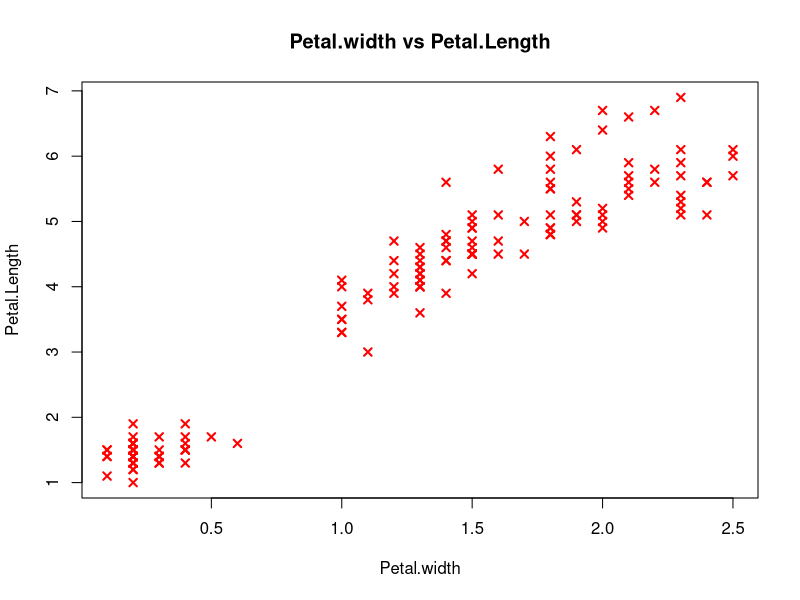
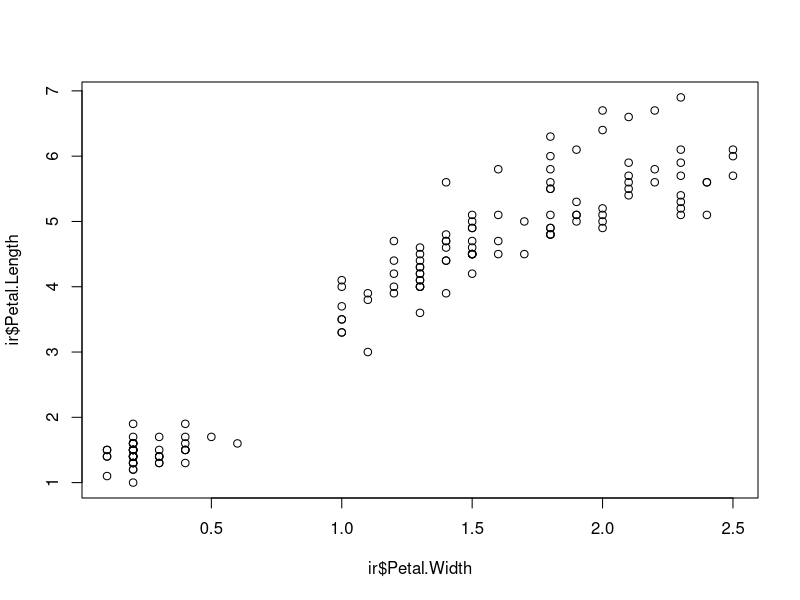
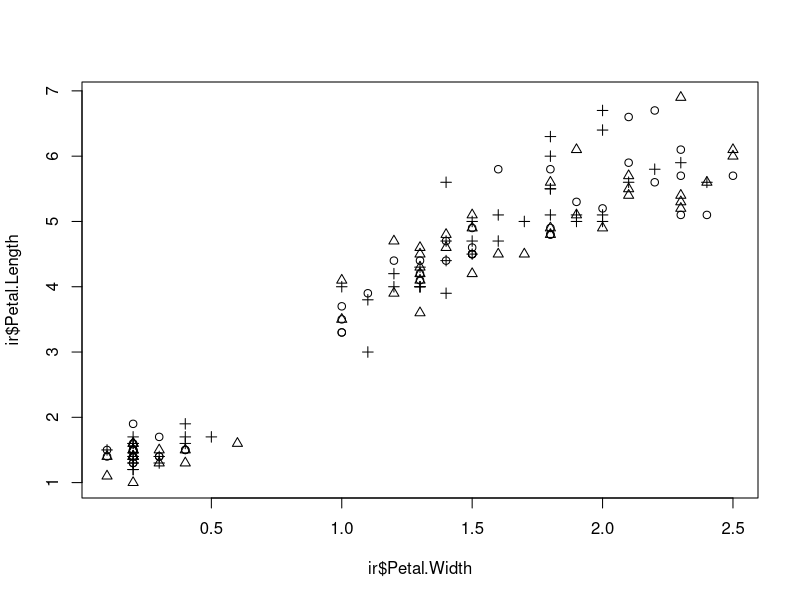
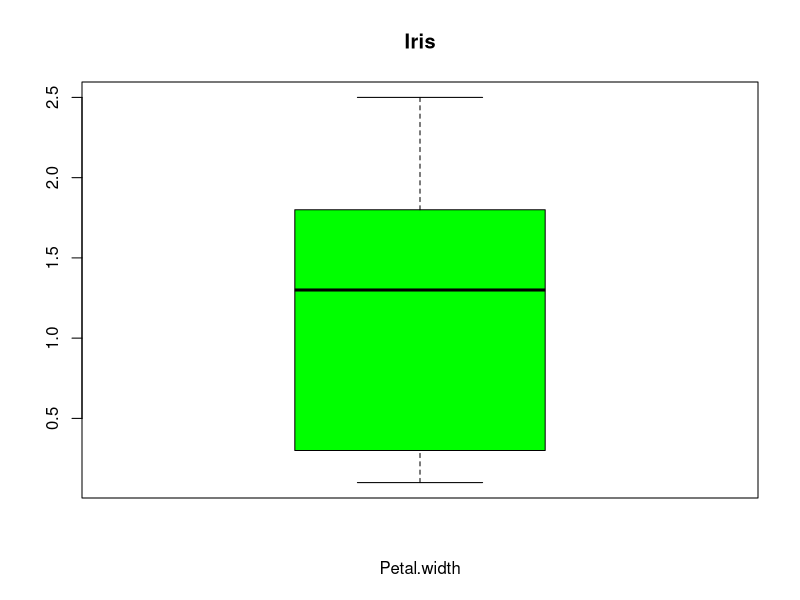
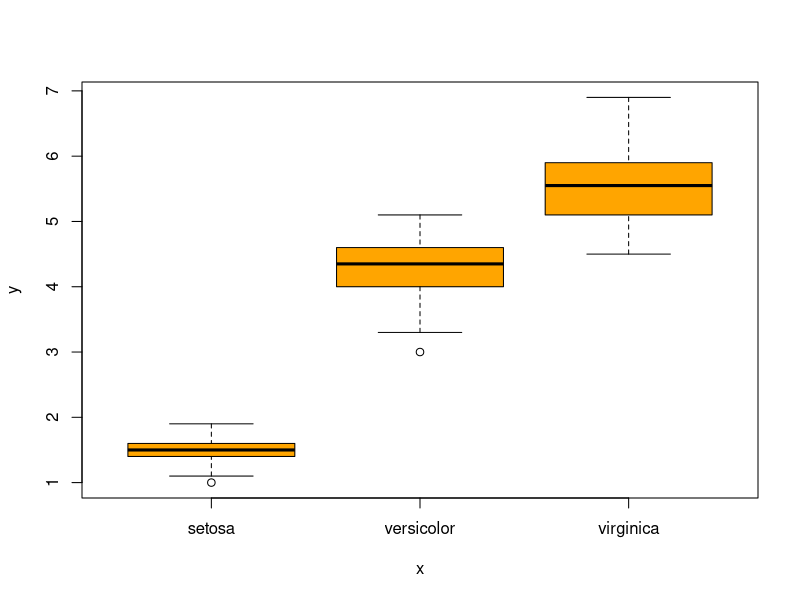
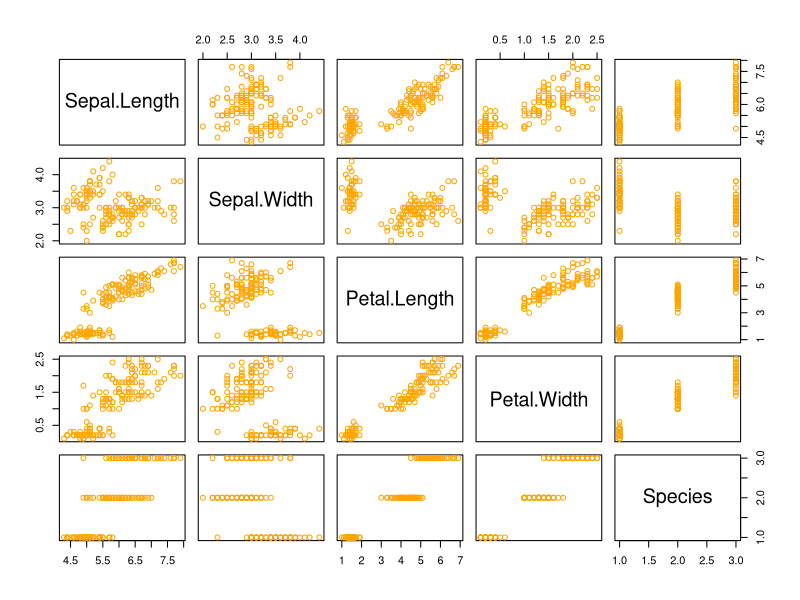
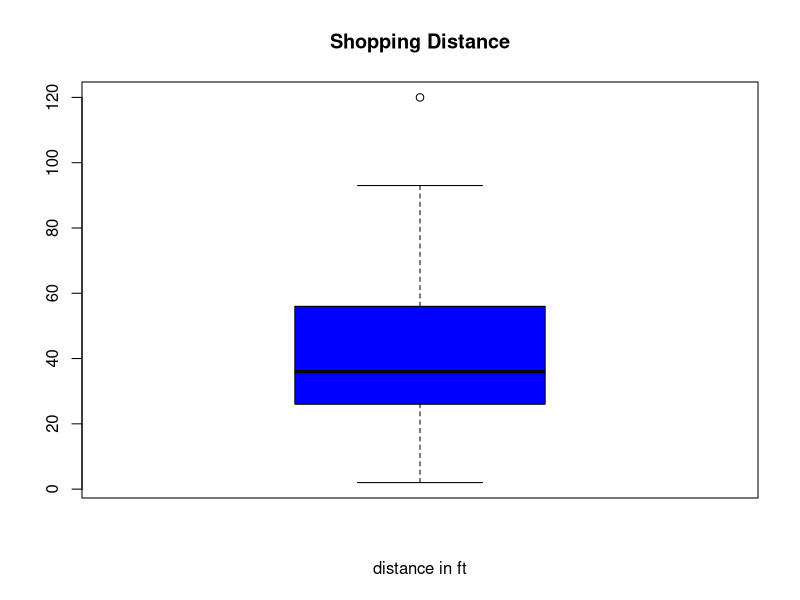
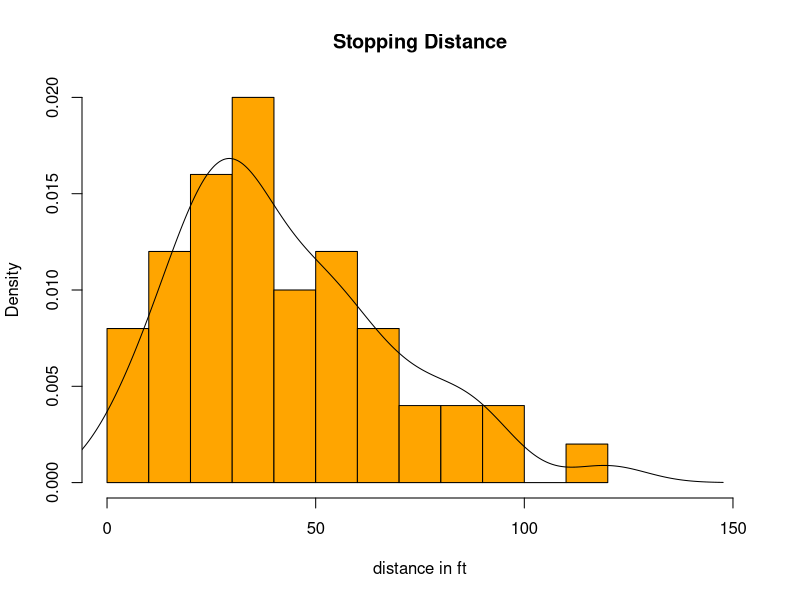

Write the R code that produced these figures, in order. (Note: this script raises an error after producing the figures.)
install.packages("ggplot2")
library("ggplot2")

ir<-iris
str(ir)
summary(ir)

par(mfrow=c(1,1))

#o1 plot correlation
plot(x=ir$Petal.Width, y=ir$Petal.Length, main=c("Petal.width vs Petal.Length"), 
     xlab=c("Petal.width"), ylab=c("Petal.Length"), col="red", pch=4,
     type="p", lwd=2)

# correlation
cor(x=ir$Petal.Width, y=ir$Petal.Length)

# plot again
plot(x=ir$Petal.Width, y=ir$Petal.Length)

# if I wanna show species from 2 variable
plot(x=ir$Petal.Width, y=ir$Petal.Length, pch=c(1,2,3))

boxplot(iris$Petal.Width, main="Iris", xlab=c("Petal.width"), col="green")

with(iris, plot(x=Species, y=Petal.Length, col="orange"))

plot(iris, col="orange")

cars<-cars
boxplot(cars$dist, main="Shopping Distance", xlab=("distance in ft"), col="blue")

# Histogram
hist(cars$dist, breaks=15, freq=FALSE, xlim=c(0,150), main="Stopping Distance",
     xlab="distance in ft", col="orange")
lines(density(cars$dist))

# pair-plotting: scatter
par(mfrow=c(1,2))
plot(iris$Sepal.Length, col="orange")
plot(iris$Sepal.Width, col="blue")

#Understand the relationship between Salary and AmountSpent
mk<-DirectMarketing
p<-ggplot(mk,aes(x=Salary,y=AmountSpent))
p+geom_point()


#Understanding the conditional relationship based on Gender
q<-p+geom_point(aes(colour=Gender))
q

q+xlab("Salary in $")+ylab("Expenditure in $")

#Making a trellis plot for both the genders and fitting a tred line
p+geom_point(aes(colour=Gender))+geom_smooth(aes(colour=Gender))

#Creating a trellis plot
p+geom_point(aes(colour=Gender))+geom_smooth(aes(colour=Gender))+facet_grid(Gender~.)

